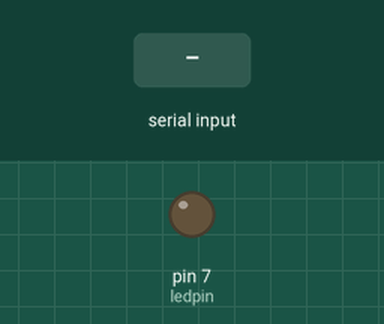
Bench run of a sketch on a simulated Arduino Uno, built with avr-gcc and run on an emulated ATmega328P. Shown: output pins drawn as LEDs (lit = HIGH). The inputs (shaded band) are chosen by the test bench.

Above: at 1.2 s.
1.3 s: "1" received over the second serial link
At 2.3 s:
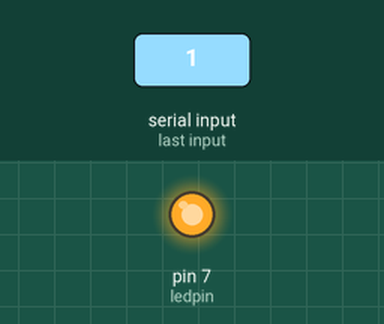
2.8 s: "0" received over the second serial link
At 4.2 s:
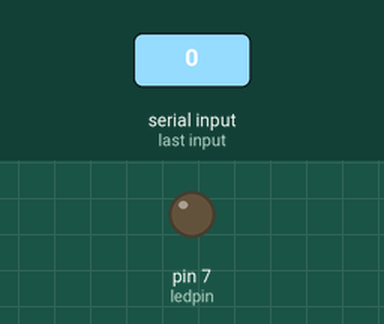
Timing chart, 0 to 5.8 s (numbered marks = the images above; inputs shaded):
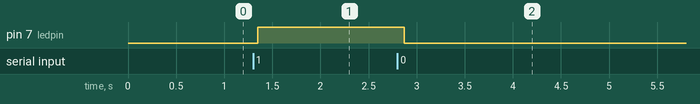

The sketch:

bluetoothFinal.ino
```cpp
#include <SoftwareSerial.h>// import the serial library

SoftwareSerial bt(6, 4); // RX, TX
int ledpin = 7; // led on D13 will show blink on / off
int BluetoothData; // the data given from Computer

void setup() {
  // put your setup code here, to run once:
  bt.begin(9600);
  bt.println("Bluetooth On please press 1 or 0 blink LED ..");
  pinMode(ledpin,OUTPUT);
}

void loop() {
  // put your main code here, to run repeatedly:
   if (bt.available()){
BluetoothData=bt.read();
   if(BluetoothData=='1'){   // if number 1 pressed ....
   digitalWrite(ledpin, HIGH);
   bt.println("LED  On D13 ON ! ");
   }
  if (BluetoothData=='0'){// if number 0 pressed ....
  digitalWrite(ledpin, LOW);
  bt.println("LED  On D13 Off ! ");
  }
}
delay(100);// prepare for next data ...
}
```

Measured:
- after the input at 1.3 s, pin 7 (ledpin): LOW → HIGH after 0.05 s
- after the input at 2.8 s, pin 7 (ledpin): HIGH → LOW after 0.07 s
